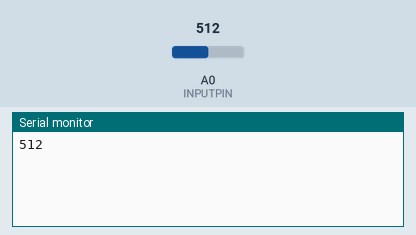
The sketch below on a simulated Arduino Uno, built with avr-gcc and run on an emulated ATmega328P. On the bench: the last lines printed to the serial monitor. The test bench sets the inputs (shaded band); at power-on: A0 (INPUTPIN) = 512. Random numbers use the default seed unless the sketch sets one; the audio player accepts every command and is not drawn.

Above: at 1.7 s.
1.8 s: A0 (INPUTPIN) set to 716
At 2.5 s:
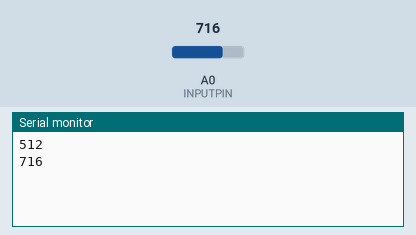
3.9 s: A0 (INPUTPIN) set to 900
At 6.0 s:
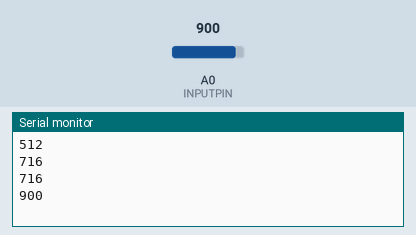
Timing chart, 0 to 7.5 s (numbered marks = the images above; inputs shaded):
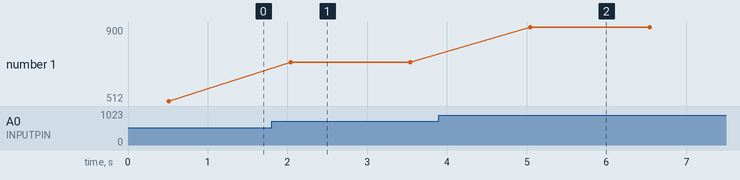

The sketch:

mp3_player_for_model_kit.ino.ino
```cpp
#include <SoftwareSerial.h>
#include <DFPlayer_Mini_Mp3.h>
#include "DFRobotDFPlayerMini.h"

#define INPUTPIN A0
#define BRIGHTNESS 500 // 明るい/暗いの閾値 ( 500>入力値:暗い 500<=入力値:明るい)

int playFlag = 0;     //再生中フラグ
int inPutVal;         //CDSセルからの入力値
int playCount = 0;    //明るさフラグ
int numfile = 0;

SoftwareSerial mySoftwareSerial(10, 11); // RX, TX
DFRobotDFPlayerMini myDFPlayer;

void setup () {
  mySoftwareSerial.begin(9600);
  Serial.begin (9600);

  if (!myDFPlayer.begin(mySoftwareSerial)) {  //Use softwareSerial to communicate with mp3.
    Serial.println(F("Unable to begin:"));
    Serial.println(F("1.Please recheck the connection!"));
    Serial.println(F("2.Please insert the SD card or USB drive!"));
    while(true){
      delay(0); // Code to compatible with ESP8266 watch dog.
    }
  }
  delay(1);                        // delay 1ms to set volume
  myDFPlayer.volume(20);           // value 0~30
  numfile = myDFPlayer.readFileCounts(DFPLAYER_DEVICE_SD);
}

void loop () {
  inPutVal = analogRead(INPUTPIN);
  Serial.println(inPutVal);

  if (inPutVal > BRIGHTNESS ) {   // 暗いとき
    if (playFlag == 0) {
      if (playCount == 0) {       //周辺が暗いままなら再生しない
        myDFPlayer.play(random(numfile)+1);       //再生
      }
      playFlag = 1;               //再生中フラグON
      playCount = 1;              //再生回数をカウントアップ
      delay(500);
    }
    else {
      if (playCount == 0) {
        //mp3_stop();             //再生ストップ
        myDFPlayer.stop();
      }
      playFlag = 0;             //再生中フラグOFF
      delay(500);
    }
  }
  else {                        //明るいとき
    playCount = 0;              //明るさフラグをOFFする
  }
  delay (1000);
}
```

Measured:
- after the input at 1.8 s, the serial monitor: prints a new line after 0.24 s (image 1)
- after the input at 3.9 s, the serial monitor: prints a new line after 1.1 s (image 2)
- plotted number 1: 512 → 716 after the input at 1.8 s, 716 → 900 after the input at 3.9 s
